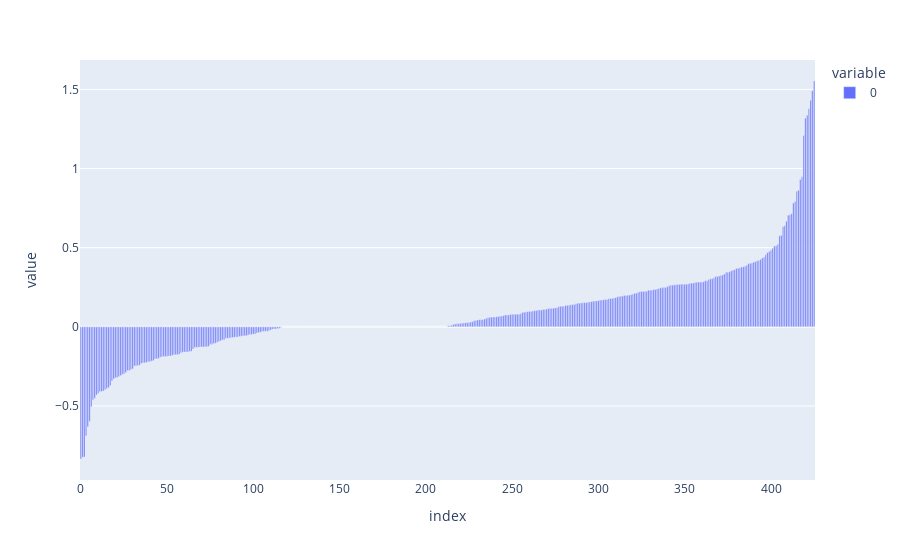

Notebook source saved alongside this figure:
### Code cell
### Weighted
px.bar(sorted(pair_normal_all_sequrities))

### Figure 1 — Plotly figure (JSON) as saved in the notebook; plotly's stock layout.template omitted (floating-point values rounded to 4 significant figures; data arrays with more than 128 entries replaced by an {"elided": "..."} marker saying what was removed)
{"data": [{"alignmentgroup": "True", "hovertemplate": "variable=0<br>index=%{x}<br>value=%{y}<extra></extra>", "legendgroup": "0", "marker": {"color": "#636efa", "pattern": {"shape": ""}}, "name": "0", "offsetgroup": "0", "orientation": "v", "showlegend": true, "textposition": "auto", "type": "bar", "x": {"elided": "426 int values"}, "xaxis": "x", "y": {"elided": "426 float values"}, "yaxis": "y"}], "layout": {"barmode": "relative", "legend": {"title": {"text": "variable"}, "tracegroupgap": 0}, "margin": {"t": 60}, "xaxis": {"anchor": "y", "domain": [0, 1], "title": {"text": "index"}}, "yaxis": {"anchor": "x", "domain": [0, 1], "title": {"text": "value"}}}}
